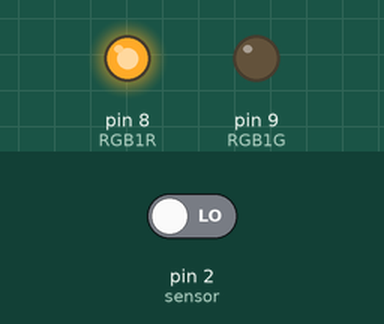
Recording of a sketch running on a simulated Arduino Uno, built with avr-gcc and run on an emulated ATmega328P. On the bench: output pins drawn as LEDs (lit = HIGH). Inputs (shaded band) come from the test bench; at power-on: pin 2 (sensor) LOW.

Above: at 1.2 s.
1.3 s: pin 2 (sensor) driven HIGH
At 2.5 s:
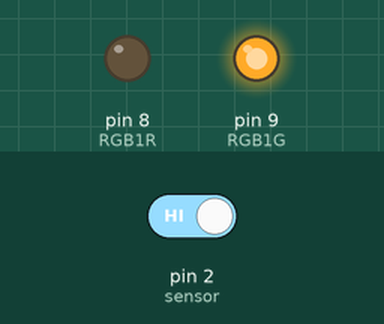
2.8 s: pin 2 (sensor) driven LOW
At 3.9 s:
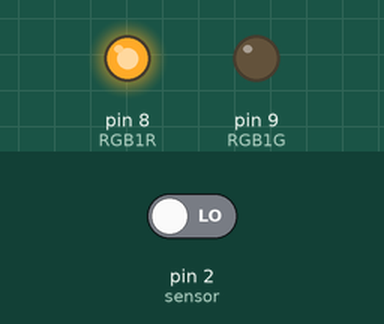
Timing chart, 0 to 5.8 s (numbered marks = the images above; inputs shaded):
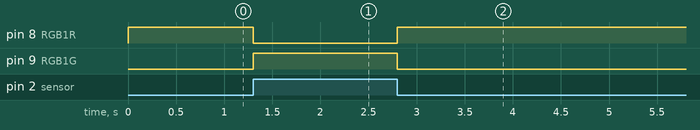

Measured:
- after the input at 1.3 s, pin 8 (RGB1R): HIGH → LOW at once; pin 9 (RGB1G): LOW → HIGH at once
- after the input at 2.8 s, pin 8 (RGB1R): LOW → HIGH at once; pin 9 (RGB1G): HIGH → LOW at once

The sketch:

magnet.ino
```cpp
int sensor=2;
int RGB1R =8;
int RGB1G =9;

void setup() {
  pinMode(sensor,INPUT);
  pinMode(RGB1R, OUTPUT);
  pinMode(RGB1G, OUTPUT);


  digitalWrite(RGB1R,HIGH);

  digitalWrite(RGB1G,LOW);


}

void loop() {
  if(digitalRead(sensor)==HIGH){
  digitalWrite(RGB1R,LOW);

  digitalWrite(RGB1G,HIGH);


  }else {

    digitalWrite(RGB1R,HIGH);
    digitalWrite(RGB1G,LOW);


    }


}
```
